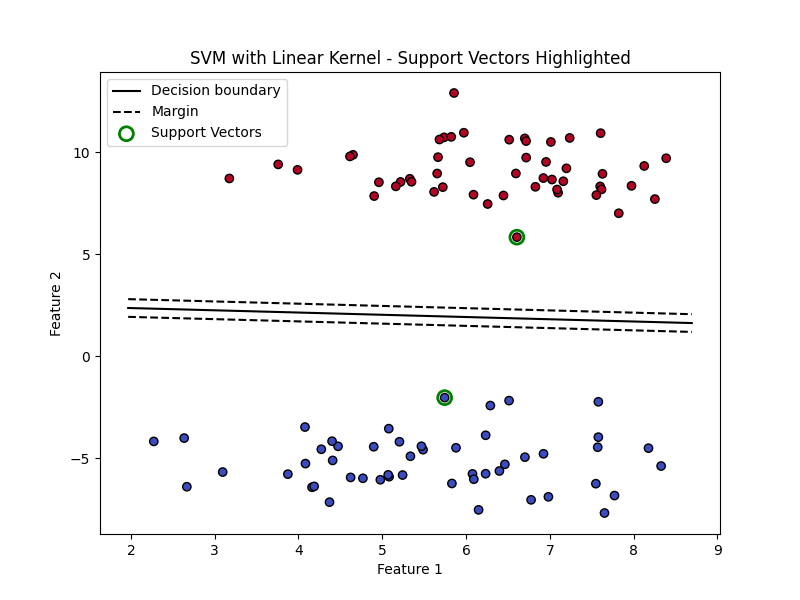

This figure's Python source:
import numpy as np
import matplotlib.pyplot as plt
from sklearn.datasets import make_blobs
from sklearn.svm import SVC

# Step 1: Generate a simple two-class dataset
X, y = make_blobs(n_samples=100,
                  centers=2,
                  n_features=2,
                  random_state=13,
                  cluster_std=1.5)

# Step 2: Train the SVM classifier
clf = SVC(kernel='linear', C=1.0)
clf.fit(X, y)

# Retrieve the coefficients (w) and intercept (b) from the model
w = clf.coef_[0]
b = clf.intercept_[0]

# Step 3: Plot the data points
plt.figure(figsize=(8,6))
plt.scatter(X[:, 0], X[:, 1], c=y, cmap=plt.cm.coolwarm, edgecolors='k')
plt.title("SVM with Linear Kernel - Support Vectors Highlighted")

# Step 4: Plot the decision boundary
# The decision boundary is given by w.x + b = 0
# Solve for x2: x2 = (-w[0]*x1 - b) / w[1]
x_min, x_max = plt.xlim()
x_vals = np.linspace(x_min, x_max, 200)
y_vals = (-w[0]*x_vals - b) / w[1]

plt.plot(x_vals, y_vals, 'k-', label='Decision boundary')

# Step 5: Plot the margin lines
# The margins correspond to w.x + b = ±1
margin = 1 / np.sqrt(np.sum(w**2))
y_vals_up = y_vals + (w[0]/w[1])*margin
y_vals_down = y_vals - (w[0]/w[1])*margin

plt.plot(x_vals, y_vals_up, 'k--', label='Margin')
plt.plot(x_vals, y_vals_down, 'k--')

# Step 6: Highlight the support vectors
sv = clf.support_vectors_
plt.scatter(sv[:,0], sv[:,1], s=100, facecolors='none', edgecolors='green', linewidths=2, label='Support Vectors')

plt.legend()
plt.xlabel('Feature 1')
plt.ylabel('Feature 2')
plt.show()
